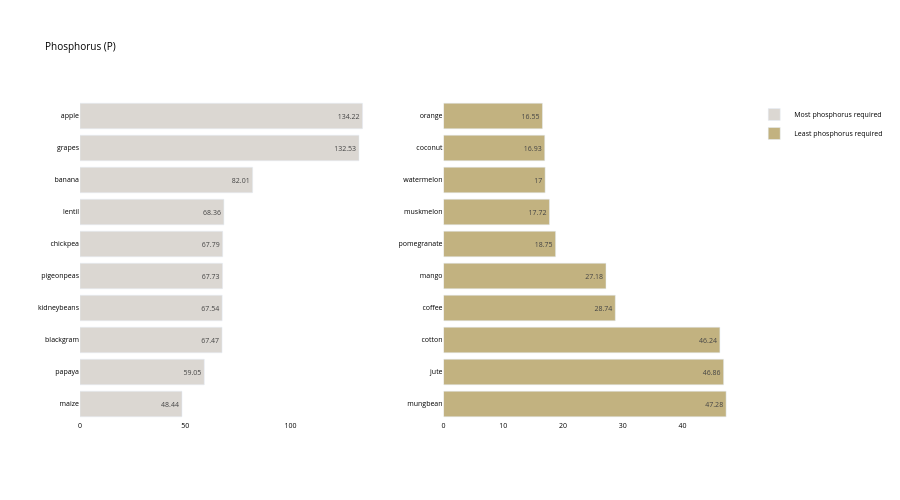

The cell this chart's notebook holds for it:
### Code cell
crop_summary_P = crop_summary.sort_values(by='P', ascending=False)
  
fig = make_subplots(rows=1, cols=2)

top = {
    'y' : crop_summary_P['P'][0:10].sort_values().index,
    'x' : crop_summary_P['P'][0:10].sort_values()
}

last = {
    'y' : crop_summary_P['P'][-10:].index,
    'x' : crop_summary_P['P'][-10:]
}

fig.add_trace(
    go.Bar(top,
           name="Most phosphorus required",
           marker_color=random.choice(colorarr),
           orientation='h',
          text=top['x']),
    
    row=1, col=1
)

fig.add_trace(
    go.Bar(last,
           name="Least phosphorus required",
           marker_color=random.choice(colorarr),
           orientation='h',
          text=last['x']),
    row=1, col=2
)
fig.update_traces(texttemplate='%{text}', textposition='inside')
fig.update_layout(title_text="Phosphorus (P)",
                  plot_bgcolor='white',
                  font_size=7, 
                  font_color='black',
                 height=500)

fig.update_xaxes(showgrid=False)
fig.update_yaxes(showgrid=False)
fig.show()

### Figure 1 — Plotly figure (JSON) as saved in the notebook; plotly's stock layout.template omitted (floating-point values rounded to 4 significant figures)
{"data": [{"marker": {"color": "#Dbd7d2"}, "name": "Most phosphorus required", "orientation": "h", "text": [48.44, 59.05, 67.47, 67.54, 67.73, 67.79, 68.36, 82.01, 132.5, 134.2], "textposition": "inside", "texttemplate": "%{text}", "type": "bar", "x": [48.44, 59.05, 67.47, 67.54, 67.73, 67.79, 68.36, 82.01, 132.5, 134.2], "xaxis": "x", "y": ["maize", "papaya", "blackgram", "kidneybeans", "pigeonpeas", "chickpea", "lentil", "banana", "grapes", "apple"], "yaxis": "y"}, {"marker": {"color": "#C2b280"}, "name": "Least phosphorus required", "orientation": "h", "text": [47.28, 46.86, 46.24, 28.74, 27.18, 18.75, 17.72, 17.0, 16.93, 16.55], "textposition": "inside", "texttemplate": "%{text}", "type": "bar", "x": [47.28, 46.86, 46.24, 28.74, 27.18, 18.75, 17.72, 17.0, 16.93, 16.55], "xaxis": "x2", "y": ["mungbean", "jute", "cotton", "coffee", "mango", "pomegranate", "muskmelon", "watermelon", "coconut", "orange"], "yaxis": "y2"}], "layout": {"font": {"color": "black", "size": 7}, "height": 500, "plot_bgcolor": "white", "title": {"text": "Phosphorus (P)"}, "xaxis": {"anchor": "y", "domain": [0, 0.45], "showgrid": false}, "xaxis2": {"anchor": "y2", "domain": [0.55, 1], "showgrid": false}, "yaxis": {"anchor": "x", "domain": [0, 1], "showgrid": false}, "yaxis2": {"anchor": "x2", "domain": [0, 1], "showgrid": false}}}
